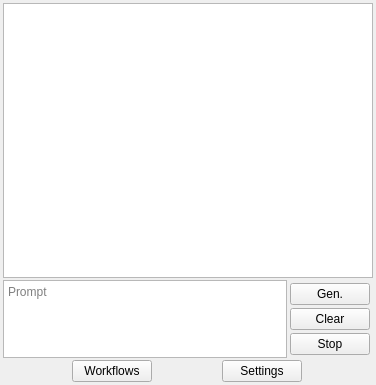
<?xml version="1.0" encoding="UTF-8"?>
<ui version="4.0">
 <class>BrainDock</class>
 <widget class="QDockWidget" name="BrainDock">
  <property name="geometry">
   <rect>
    <x>0</x>
    <y>0</y>
    <width>376</width>
    <height>385</height>
   </rect>
  </property>
  <property name="windowTitle">
   <string>brAIn Dock</string>
  </property>
  <widget class="QWidget" name="dockWidgetContents">
   <layout class="QVBoxLayout" name="verticalLayout">
    <property name="spacing">
     <number>2</number>
    </property>
    <property name="leftMargin">
     <number>3</number>
    </property>
    <property name="topMargin">
     <number>3</number>
    </property>
    <property name="rightMargin">
     <number>3</number>
    </property>
    <property name="bottomMargin">
     <number>3</number>
    </property>
    <item>
     <widget class="QTextEdit" name="generated"/>
    </item>
    <item>
     <widget class="QWidget" name="widget_3" native="true">
      <property name="sizePolicy">
       <sizepolicy hsizetype="Preferred" vsizetype="Maximum">
        <horstretch>0</horstretch>
        <verstretch>0</verstretch>
       </sizepolicy>
      </property>
      <layout class="QHBoxLayout" name="horizontalLayout_3" stretch="0,0">
       <property name="spacing">
        <number>0</number>
       </property>
       <property name="sizeConstraint">
        <enum>QLayout::SetDefaultConstraint</enum>
       </property>
       <property name="leftMargin">
        <number>0</number>
       </property>
       <property name="topMargin">
        <number>0</number>
       </property>
       <property name="rightMargin">
        <number>0</number>
       </property>
       <property name="bottomMargin">
        <number>0</number>
       </property>
       <item>
        <widget class="QTextEdit" name="prompt">
         <property name="sizePolicy">
          <sizepolicy hsizetype="Expanding" vsizetype="Maximum">
           <horstretch>0</horstretch>
           <verstretch>0</verstretch>
          </sizepolicy>
         </property>
         <property name="minimumSize">
          <size>
           <width>0</width>
           <height>0</height>
          </size>
         </property>
         <property name="maximumSize">
          <size>
           <width>16777215</width>
           <height>150</height>
          </size>
         </property>
         <property name="acceptRichText">
          <bool>false</bool>
         </property>
         <property name="placeholderText">
          <string>Prompt</string>
         </property>
        </widget>
       </item>
       <item>
        <widget class="QWidget" name="widget_4" native="true">
         <property name="sizePolicy">
          <sizepolicy hsizetype="Preferred" vsizetype="Maximum">
           <horstretch>0</horstretch>
           <verstretch>0</verstretch>
          </sizepolicy>
         </property>
         <layout class="QVBoxLayout" name="verticalLayout_2">
          <property name="spacing">
           <number>3</number>
          </property>
          <property name="leftMargin">
           <number>3</number>
          </property>
          <property name="topMargin">
           <number>3</number>
          </property>
          <property name="rightMargin">
           <number>3</number>
          </property>
          <property name="bottomMargin">
           <number>3</number>
          </property>
          <item>
           <widget class="QPushButton" name="generate">
            <property name="sizePolicy">
             <sizepolicy hsizetype="Preferred" vsizetype="Fixed">
              <horstretch>0</horstretch>
              <verstretch>0</verstretch>
             </sizepolicy>
            </property>
            <property name="text">
             <string>Gen.</string>
            </property>
           </widget>
          </item>
          <item>
           <widget class="QPushButton" name="clear">
            <property name="sizePolicy">
             <sizepolicy hsizetype="Preferred" vsizetype="Fixed">
              <horstretch>0</horstretch>
              <verstretch>0</verstretch>
             </sizepolicy>
            </property>
            <property name="text">
             <string>Clear</string>
            </property>
           </widget>
          </item>
          <item>
           <widget class="QPushButton" name="stop">
            <property name="text">
             <string>Stop</string>
            </property>
           </widget>
          </item>
         </layout>
        </widget>
       </item>
      </layout>
     </widget>
    </item>
    <item>
     <widget class="QWidget" name="widget" native="true">
      <layout class="QHBoxLayout" name="horizontalLayout">
       <property name="spacing">
        <number>1</number>
       </property>
       <property name="leftMargin">
        <number>0</number>
       </property>
       <property name="topMargin">
        <number>0</number>
       </property>
       <property name="rightMargin">
        <number>0</number>
       </property>
       <property name="bottomMargin">
        <number>0</number>
       </property>
       <item>
        <widget class="QPushButton" name="workflows">
         <property name="sizePolicy">
          <sizepolicy hsizetype="Fixed" vsizetype="Fixed">
           <horstretch>0</horstretch>
           <verstretch>0</verstretch>
          </sizepolicy>
         </property>
         <property name="text">
          <string>Workflows</string>
         </property>
        </widget>
       </item>
       <item>
        <widget class="QPushButton" name="settings">
         <property name="sizePolicy">
          <sizepolicy hsizetype="Fixed" vsizetype="Fixed">
           <horstretch>0</horstretch>
           <verstretch>0</verstretch>
          </sizepolicy>
         </property>
         <property name="text">
          <string>Settings</string>
         </property>
        </widget>
       </item>
      </layout>
     </widget>
    </item>
   </layout>
  </widget>
 </widget>
 <resources/>
 <connections/>
</ui>
